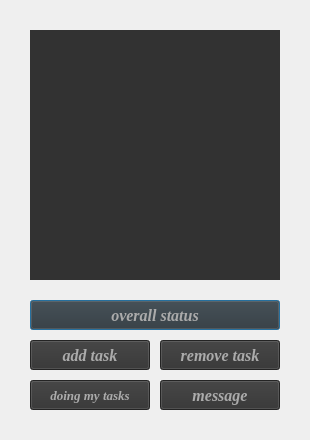
<?xml version="1.0" encoding="UTF-8"?>
<ui version="4.0">
 <class>project_window_3</class>
 <widget class="QDialog" name="project_window_3">
  <property name="geometry">
   <rect>
    <x>0</x>
    <y>0</y>
    <width>310</width>
    <height>440</height>
   </rect>
  </property>
  <property name="minimumSize">
   <size>
    <width>310</width>
    <height>440</height>
   </size>
  </property>
  <property name="maximumSize">
   <size>
    <width>310</width>
    <height>440</height>
   </size>
  </property>
  <property name="windowTitle">
   <string>Dialog</string>
  </property>
  <property name="styleSheet">
   <string notr="true"/>
  </property>
  <widget class="QPushButton" name="pushButton_6">
   <property name="geometry">
    <rect>
     <x>30</x>
     <y>300</y>
     <width>250</width>
     <height>30</height>
    </rect>
   </property>
   <property name="font">
    <font>
     <family>Georgia</family>
     <pointsize>12</pointsize>
     <weight>75</weight>
     <italic>true</italic>
     <bold>true</bold>
    </font>
   </property>
   <property name="cursor">
    <cursorShape>PointingHandCursor</cursorShape>
   </property>
   <property name="toolTip">
    <string>overall status</string>
   </property>
   <property name="styleSheet">
    <string notr="true">color: rgb(171, 171, 171);
background-color: rgb(50, 50, 50);</string>
   </property>
   <property name="text">
    <string>overall status</string>
   </property>
  </widget>
  <widget class="QPushButton" name="pushButton_4">
   <property name="geometry">
    <rect>
     <x>30</x>
     <y>340</y>
     <width>120</width>
     <height>30</height>
    </rect>
   </property>
   <property name="font">
    <font>
     <family>Georgia</family>
     <pointsize>12</pointsize>
     <weight>75</weight>
     <italic>true</italic>
     <bold>true</bold>
    </font>
   </property>
   <property name="cursor">
    <cursorShape>PointingHandCursor</cursorShape>
   </property>
   <property name="toolTip">
    <string>add task</string>
   </property>
   <property name="styleSheet">
    <string notr="true">color: rgb(171, 171, 171);
background-color: rgb(50, 50, 50);</string>
   </property>
   <property name="text">
    <string>add task</string>
   </property>
  </widget>
  <widget class="QPushButton" name="pushButton_2">
   <property name="geometry">
    <rect>
     <x>160</x>
     <y>380</y>
     <width>120</width>
     <height>30</height>
    </rect>
   </property>
   <property name="font">
    <font>
     <family>Georgia</family>
     <pointsize>12</pointsize>
     <weight>75</weight>
     <italic>true</italic>
     <bold>true</bold>
    </font>
   </property>
   <property name="cursor">
    <cursorShape>PointingHandCursor</cursorShape>
   </property>
   <property name="toolTip">
    <string>message</string>
   </property>
   <property name="styleSheet">
    <string notr="true">color: rgb(171, 171, 171);
background-color: rgb(50, 50, 50);</string>
   </property>
   <property name="text">
    <string>message</string>
   </property>
  </widget>
  <widget class="QListWidget" name="listWidget">
   <property name="geometry">
    <rect>
     <x>30</x>
     <y>30</y>
     <width>250</width>
     <height>250</height>
    </rect>
   </property>
   <property name="font">
    <font>
     <family>Georgia</family>
     <pointsize>11</pointsize>
     <weight>75</weight>
     <italic>true</italic>
     <bold>true</bold>
    </font>
   </property>
   <property name="toolTip">
    <string>all members</string>
   </property>
   <property name="styleSheet">
    <string notr="true">color: rgb(200, 171, 100);
background-color: rgb(50, 50, 50);</string>
   </property>
   <property name="frameShape">
    <enum>QFrame::NoFrame</enum>
   </property>
  </widget>
  <widget class="QPushButton" name="pushButton_7">
   <property name="geometry">
    <rect>
     <x>30</x>
     <y>380</y>
     <width>120</width>
     <height>30</height>
    </rect>
   </property>
   <property name="font">
    <font>
     <family>Georgia</family>
     <pointsize>10</pointsize>
     <weight>75</weight>
     <italic>true</italic>
     <bold>true</bold>
    </font>
   </property>
   <property name="cursor">
    <cursorShape>PointingHandCursor</cursorShape>
   </property>
   <property name="toolTip">
    <string>doing my tasks</string>
   </property>
   <property name="styleSheet">
    <string notr="true">color: rgb(171, 171, 171);
background-color: rgb(50, 50, 50);</string>
   </property>
   <property name="text">
    <string>doing my tasks</string>
   </property>
  </widget>
  <widget class="QPushButton" name="pushButton_5">
   <property name="geometry">
    <rect>
     <x>160</x>
     <y>340</y>
     <width>120</width>
     <height>30</height>
    </rect>
   </property>
   <property name="font">
    <font>
     <family>Georgia</family>
     <pointsize>12</pointsize>
     <weight>75</weight>
     <italic>true</italic>
     <bold>true</bold>
    </font>
   </property>
   <property name="cursor">
    <cursorShape>PointingHandCursor</cursorShape>
   </property>
   <property name="toolTip">
    <string>remove task</string>
   </property>
   <property name="styleSheet">
    <string notr="true">color: rgb(171, 171, 171);
background-color: rgb(50, 50, 50);</string>
   </property>
   <property name="text">
    <string>remove task</string>
   </property>
  </widget>
 </widget>
 <resources/>
 <connections/>
</ui>
